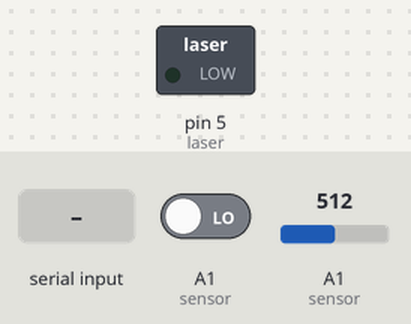
Simulated run of this sketch. Board: Arduino Uno, built with avr-gcc and run on an emulated ATmega328P. On the bench: switched loads named in the sketch (green lamp = pin HIGH). The inputs (shaded band) are chosen by the test bench; at power-on: A1 (sensor) LOW, A1 (sensor) = 512. What the sketch prints to the serial monitor is not drawn.

Above: at 1.2 s.
1.3 s: "b" received over Serial
At 2.7 s:
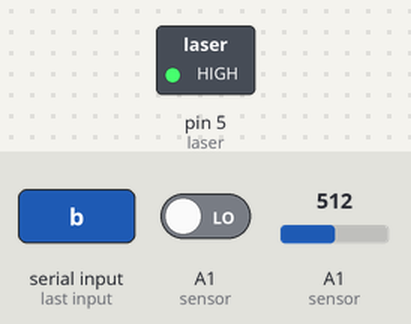
5.4 s: byte 107 ('k') received over Serial
At 9.4 s:
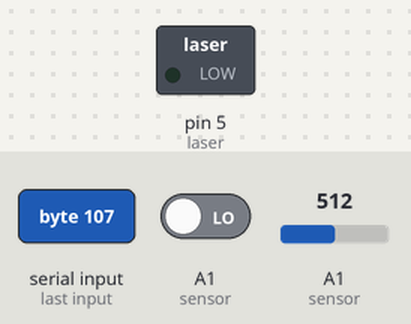
9.5 s: "c" received over Serial
At 11.9 s:
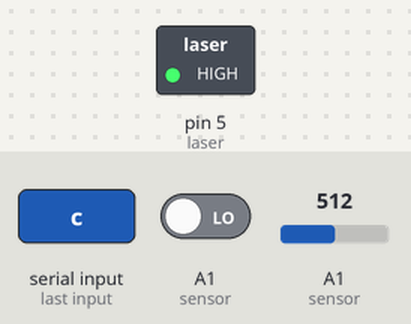
13.6 s: "d" received over Serial
Timing chart, 0 to 19.7 s (numbered marks = the images above; inputs shaded):
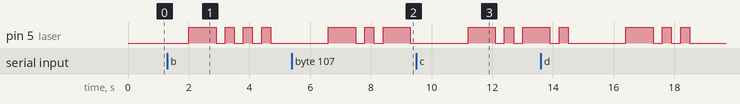

Measured:
- after the input at 1.3 s, pin 5 (laser): LOW → HIGH after 0.70 s, then repeats every 0.60 s: LOW 0.30 s, HIGH 0.30 s
- after the input at 5.4 s, pin 5 (laser): goes HIGH 0.90 s, LOW 0.30 s, HIGH 0.30 s, LOW 0.30 s, HIGH 0.90 s, then LOW, starting after 1.2 s
- after the input at 9.5 s, pin 5 (laser): goes HIGH 0.90 s, LOW 0.30 s, HIGH 0.30 s, LOW 0.30 s, then HIGH, starting after 1.7 s

The sketch:

Laser1_0.ino
```cpp
//references: https://www.instructables.com/id/Morse-code-with-arduinoLED/
//: https://www.instructables.com/id/Morse-Code-Decoder/

int sensor=A1;  //photosensor Analog 1
int val =0;
unsigned long t1,t2,signal_len;
unsigned long duration;
float voltage=0.0;
int laser=5;   //Laser Digital 4
char input;
void setup() {
  Serial.begin(9600);
  pinMode(laser,OUTPUT);
  pinMode(sensor,INPUT);
}
void loop() {
val=analogRead(sensor);
 voltage=val*(5.0/1024.0);
 //Serial.println(voltage);
 //while(Serial.available()) {
 duration=pulseIn(sensor,HIGH);
 //Serial.print(duration);
 if(duration=300000){Serial.print("dot");}
 if(duration=900000){Serial.print("dash");}
    input = Serial.read();
    if (input == 'a'){delay(10000);A();}
    if (input == 'b'){B();}
    if (input == 'c'){C();}
    if (input == 'd'){D();}
    if (input == 'e'){E();}
    if (input == 'f'){Ff();}
    if (input == 'g'){G();}
    if (input == 'h'){H();}
    if (input == 'i'){I();}
    if (input == 'j'){J();}
    if (input == 'k'){K();}
    if (input == 'l'){L();}
    if (input == 'm'){M();}
    if (input == 'n'){N();}
    if (input == 'o'){O();}
    if (input == 'p'){P();}
    if (input == 'q'){Q();}
    if (input == 'r'){R();}
    if (input == 's'){S();}
    if (input == 't'){T();}
    if (input == 'u'){U();}
    if (input == 'v'){V();}
    if (input == 'w'){W();}
    if (input == 'x'){X();}
    if (input == 'y'){Y();}
    if (input == 'z'){Z();}
    if (input == '0'){n0();}
    if (input == '1'){n1();}
    if (input == '2'){n2();}
    if (input == '3'){n3();}
    if (input == '4'){n4();}
    if (input == '5'){n5();}
    if (input == '6'){n6();}
    if (input == '7'){n7();}
    if (input == '8'){n8();}
    if (input == '9'){n9();}
    //Serial.println(input);
    //if(voltage>1){t1=millis();}
    //if(voltage<1){t2=millis();signal_len=(t2-t1);}
    //if(signal_len<600 && signal_len>50){Serial.print('dash');}

  //}
}
void A() {dot();dash();shorty();}//letters in morse code
void B() {dash();dot();dot();dot();shorty();}
void C() {dash();dot();dash();dot();shorty();}
void D() {dash();dot();dot();shorty();}
void E() {dot();shorty();}
void Ff() {dot();dot();dash();dot();shorty();}
void G() {dash();dash();dot();shorty();}
void H() {dot();dot();dot();dot();shorty();}
void I() {dot();dot();shorty();}
void J() {dot();dash();dash();dash();shorty();}
void K() {dash();dot();dash();shorty();}
void L() {dot();dash();dot();dot();shorty();}
void M() {dash();dash();shorty();}
void N() {dash();dot();shorty();}
void O() {dash();dash();dash();shorty();}
void P() {dot();dash();dash();dot();shorty();}
void Q() {dash();dash();dot();dash();shorty();}
void R() {dot();dash();dot();shorty();}
void S() {dot();dot();dot();shorty();}
void T() {dash();shorty();}
void U() {dot();dot();dash();shorty();}
void V() {dot();dot();dot();dash();shorty();}
void W() {dot();dash();dash();shorty();}
void X() {dash();dot();dot();dash();shorty();}
void Y() {dash();dot();dash();dash();shorty();}
void Z() {dash();dash();dot();dot();shorty();}
void n1() {dot();dash();dash();dash();dash();shorty();}//numbers
void n2() {dot();dot();dash();dash();dash();shorty();}
void n3() {dot();dot();dot();dash();dash();shorty();}
void n4() {dot();dot();dot();dot();dash();shorty();}
void n5() {dot();dot();dot();dot();dot();shorty();}
void n6() {dash();dot();dot();dot();dot();shorty();}
void n7() {dash();dash();dot();dot();dot();shorty();}
void n8() {dash();dash();dash();dot();dot();shorty();}
void n9() {dash();dash();dash();dash();dot();shorty();}
void n0() {dash();dash();dash();dash();dash();shorty();}
void space() {delay (1200);}//space between words
void dot() {digitalWrite(laser,HIGH);delay(300); digitalWrite(laser,LOW); delay(300);}
void dash() {digitalWrite(laser,HIGH);delay(900);digitalWrite(laser,LOW); delay(300);}
void shorty(){delay(600);}
void off(){digitalWrite(laser,LOW);}
```
